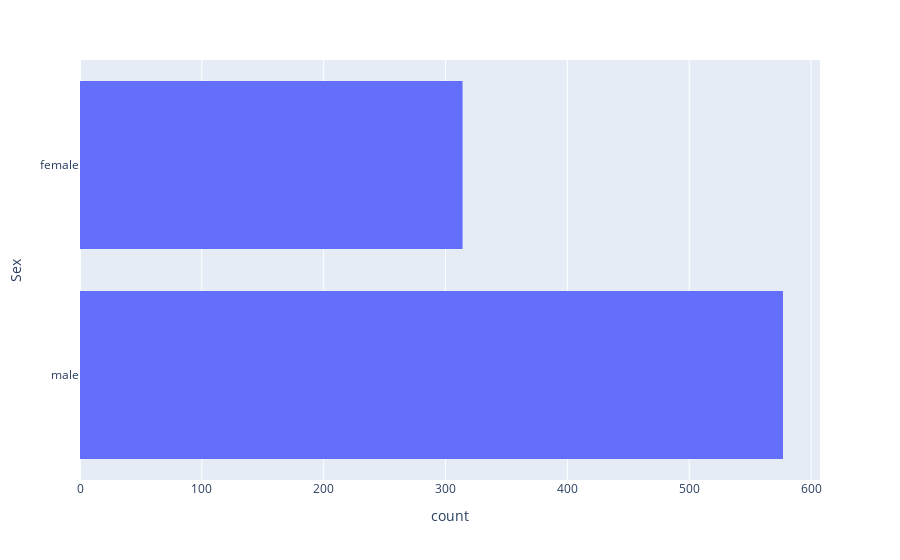

The notebook cell this image was saved under:
### Code cell
fig=px.histogram (titanic, y ='Sex')
fig.show()

### Figure 1 — Plotly figure (JSON) as saved in the notebook; plotly's stock layout.template omitted (floating-point values rounded to 4 significant figures; data arrays with more than 128 entries replaced by an {"elided": "..."} marker saying what was removed)
{"data": [{"alignmentgroup": "True", "bingroup": "y", "hovertemplate": "count=%{x}<br>Sex=%{y}<extra></extra>", "legendgroup": "", "marker": {"color": "#636efa", "pattern": {"shape": ""}}, "name": "", "offsetgroup": "", "orientation": "h", "showlegend": false, "type": "histogram", "xaxis": "x", "y": {"elided": "891 str values"}, "yaxis": "y"}], "layout": {"barmode": "relative", "legend": {"tracegroupgap": 0}, "margin": {"t": 60}, "xaxis": {"anchor": "y", "domain": [0, 1], "title": {"text": "count"}}, "yaxis": {"anchor": "x", "domain": [0, 1], "title": {"text": "Sex"}}}}
